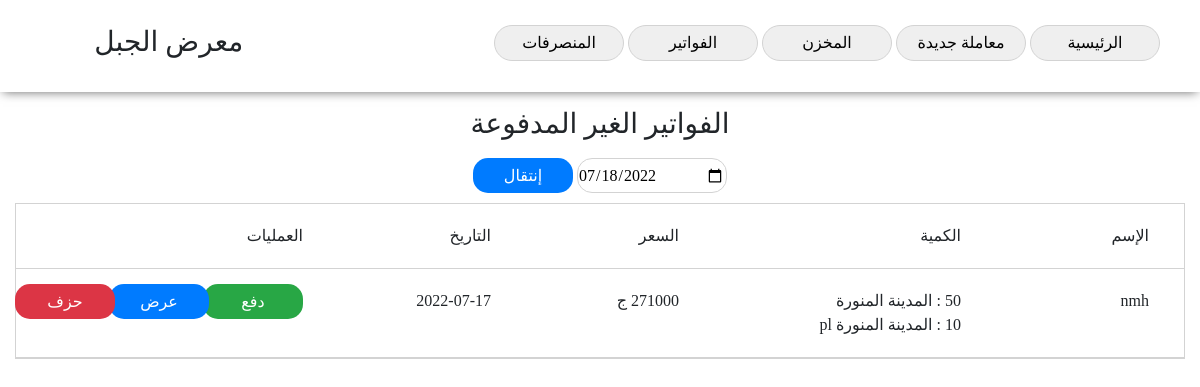
/waiting (signed in), run on the app's committed database.
### model.py (models this page shows)
class Pill(Model):
	customerName = CharField()
	data = JSONField()
	price = IntegerField()
	month = CharField()
	year = CharField()
	comment = CharField()
	date = CharField()
	status = BooleanField(default=False)
	class Meta:
		database = db

### app.py (the view)
@app.route('/waiting', methods = ['GET', 'POST'])
def waiting():
	if not isLogedIn():
		return redirect(url_for('index'))
	datentime = str(dt.datetime.now())[0:10]
	year = str(dt.datetime.now())[0:4]
	month = str(dt.datetime.now())[5:7]
	if request.method == 'POST':
		datentime = request.form['datentime']
		year = datentime[0:4]
		month = datentime[5:7]
	unpaidPills = Pill.select().where((Pill.month == month) & (Pill.year == year) & (Pill.status == False))
	return render_template('waiting.html', pills=unpaidPills, datentime = datentime)

### app.py (called while the page is built)
def isLogedIn():
	try:
		cookie = session['session']
		print(cookie)
		if int(cookie) > 0:
			return True
		else:
			return False
	except:
		return False

### model.py (called while the page is built)
	def python_value(self, value):
		if value is not None:
			return json.loads(value)

### templates/waiting.html (shortened to what this page needs)
<!DOCTYPE html>
<html>
<head>
	<link rel="stylesheet" type="text/css" href="/static/css/bootstrap.css">
	<link rel="stylesheet" type="text/css" href="/static/css/fontello.css">
	<link rel="stylesheet" type="text/css" href="/static/css/style.css">
</head>
<body>
	<center>
		<nav class="shadow row">
			<div class="col-9" style="text-align: right;">
				<button
					onclick="location.href='/home'">الرئيسية</button>
				<button
					onclick="location.href='/deal'"
					>معاملة جديدة</button>
				<button
					onclick="location.href='/store'"
					>المخزن</button>
				<button
					onclick="location.href='/pills'"
					>الفواتير</button>
				<button
					onclick="location.href='/cuts'"
					>المنصرفات</button>
			</div>
			<div class="col-3">
				<h3>معرض الجبل</h3>
			</div>
		</nav>
		<div class="store_container">
			<div>
				<h3>الفواتير الغير المدفوعة</h3>
			</div>
			<div class="pills_filtering_form">
				<form action="/waiting" method="POSt">
					<div class="pills_filtering_form_input">
						<input type="date" id="dateselector" value="{{ datentime }}" name="datentime">
						<button>إنتقال</button>
					</div>
				</form>
			</div>
			<div class="cuts_container">
			<div class="registerd_pills_container">
				<div class="row registerd_pill_header">
					<div class="col-2">الإسم</div>
					<div class="col-3">الكمية</div>
					<div class="col-2">السعر</div>
					<div class="col-2">التاريخ</div>
					<div class="col-3">
						العمليات
					</div>
				</div>
				{% if pills %}
				{% for pill in pills %}
				<div class="row registerd_pill">
					<div class="col-2">{{ pill.customerName }}</div>
					<div class="col-3">
						{% for pro in pill.data %}
							<div><i id="mount">{{ pro.mount }}</i> : {{ pro.name }}</div>
						{% endfor %}
					</div>
					<div class="col-2">{{ pill.price }} ج</div>
					<div class="col-2">{{ pill.date }}</div>
					<div class="col-1">
						<button onclick="pillPaid({{ pill.id }})" style="background-color: var(--success)">دفع </button>
					</div>
					<div class="col-1">
						<button onclick="showpill({{ pill.id }})">عرض</button>
					</div>
					<div class="col-1">
						<button onclick="deletePill({{ pill.id }})" style="background-color: var(--danger)">حزف</button>
					</div>
				</div>
				{% endfor %}
				{% else %}
				<h3>لا توجد فواتير</h3>
				{% endif %}
			</div>
		</div>
	</center>
</body>
</html>

### static/css/style.css (style rules this page uses)
body { direction: rtl; font-family: 'Cairo'; min-width: 1000px; cursor: default; }
input { outline: none; }
button { cursor: pointer; }
i { font-style: normal; }
.row { width: 100%; }
.shadow { box-shadow: 0px 3px 10px -3px dimgray; }
nav { padding: 25px }
nav button { border: solid lightgray 1px; padding: 5px; width: 130px; border-radius: 25px; }
.store_container { padding: 15px; }
.registerd_pills_container { border: solid lightgray 1px; }
.registerd_pill { padding: 20px; text-align: right; }
.registerd_pill button { width: 100px; height: 100%; background-color: var(--primary); border: none; border-radius: 15px; height: 35px; color: white; margin-top: -5px; }
.registerd_pill_header { padding: 20px; text-align: right; }
.pills_filtering_form_input { display: inline-block; margin: 10px; margin-left: 25px; margin-right: 25px; }
.pills_filtering_form_input input { width: 100px; }
.pills_filtering_form_input button { width: 100px; height: 35px; border: none; background-color: var(--primary); color: white; border-radius: 15px; }
.registerd_pill:nth-child(even) { border-top: solid lightgray 1px; border-bottom: solid lightgray 1px; }
#dateselector { display: inline-block; height: 35px; border: solid lightgray 1px; border-radius: 15px; width: 150px; }

### data on the page
Pill: customerName "nmh", mount "50" "10", name "المدينة المنورة" "المدينة المنورة pl", price "271000", date "2022-07-17"
